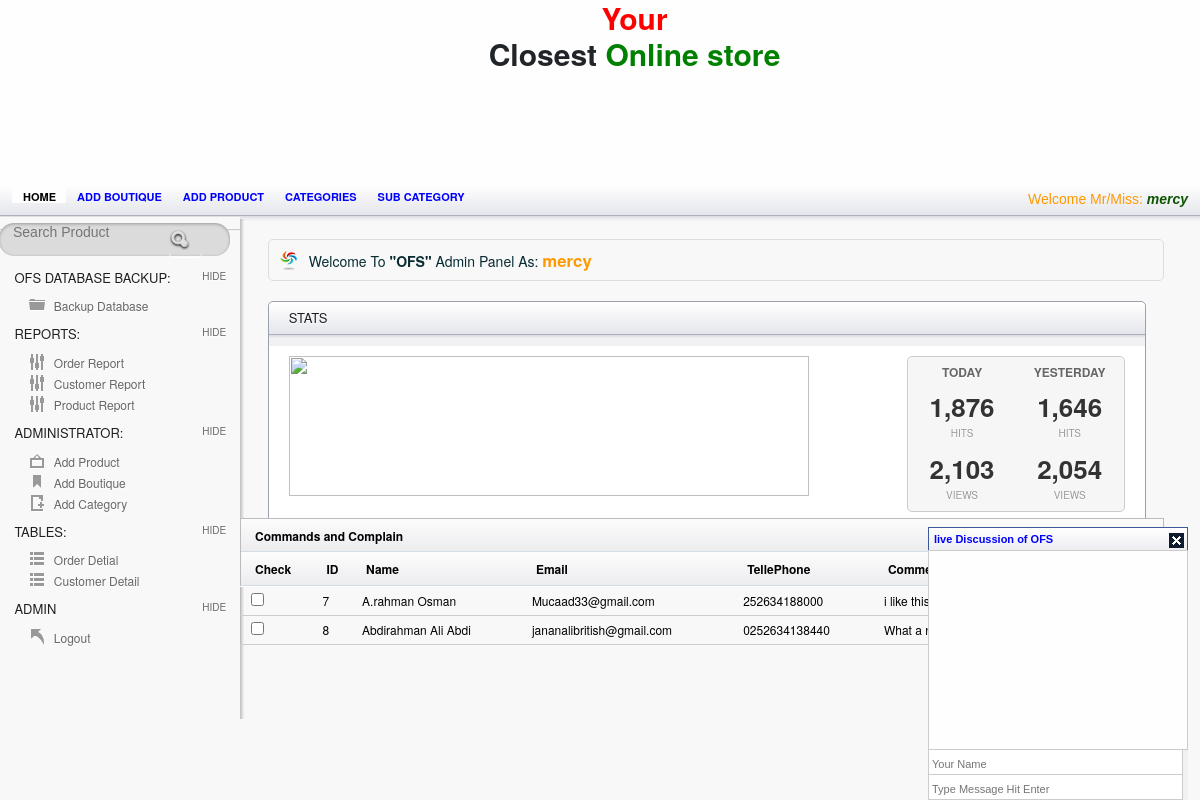
The app's page /Admin/index.php (signed in) with its own data.
### tables this page shows
CREATE TABLE `employee` (
  `Employee_ID` int(95) NOT NULL,
  `Employee_Name` varchar(25) NOT NULL,
  `Username` varchar(25) NOT NULL,
  `Password` varchar(25) NOT NULL,
  `Picture` varchar(255) NOT NULL
);

CREATE TABLE `contact` (
  `contact_id` int(11) NOT NULL,
  `Name` varchar(25) NOT NULL,
  `Email` varchar(29) NOT NULL,
  `Phone` varchar(29) NOT NULL,
  `Subject` varchar(100) NOT NULL
);

### session.php (called while the page is built, shortened)
<?php
include('config.php');
$check=$_SESSION['login_username'];
$session=mysqli_query($mysqli, "select Username from employee where Username='$check' ");
$row=mysqli_fetch_array($session);
$login_session=$row['Username'];
?>

### Admin/index.php (the view, shortened to what this page needs)
<?php
include("../session.php");
?>
<!doctype html>
<html lang="en">
    <head>
        <link href="css/bootstrap.min.css" rel="stylesheet" />
        <link href="css/bootstrap.min.css" rel="stylesheet" />
        <link rel="stylesheet" href="css/layout.css" type="text/css" media="screen" />
        <link rel="stylesheet" href="css/chatStyle.css" type="text/css" media="screen" />
    </head>
    <body>
        <div id="container">
            <div id="header">
                <div id="logo-banner">
                    <h1 align="center"><strong><font color="red"> Your</font><br/>  Closest<font color="green"> Online store</font></strong> </h1>
                    <div id="logo">
                    </div>
                    <div id="banner">
                    </div>
                </div>
            </div>
            <div id="content-wrap">
                <?php include_once 'includes/navigation.php'; ?>
                <?php include_once 'includes/side_menu.php'; ?>
                <section id="main" class="column">
                    <h4 class="alert_info">Welcome To <strong>"OFS"</strong> Admin Panel As: <?php echo "  " . "<font color='#f90'><big><b>" . $login_session . "</b></big></font>"; ?>  </h4>
                    <article class="module width_full">
                        <header><h3>Stats</h3></header>
                        <div class="module_content">
                            <article class="stats_graph">
                                <img src="http://chart.apis.google.com/chart?chxr=0,0,3000&chxt=y&chs=520x140&cht=lc&chco=76A4FB,80C65A&chd=s:Tdjpsvyvttmiihgmnrst,OTbdcfhhggcTUTTUadfk&chls=2|2&chma=40,20,20,30" width="520" height="140" alt="" />
                            </article>
                            <article class="stats_overview">
                                <div class="overview_today">
                                    <p class="overview_day">Today</p>
                                    <p class="overview_count">1,876</p>
                                    <p class="overview_type">Hits</p>
                                    <p class="overview_count">2,103</p>
                                    <p class="overview_type">Views</p>
                                </div>
                                <div class="overview_previous">
                                    <p class="overview_day">Yesterday</p>
                                    <p class="overview_count">1,646</p>
                                    <p class="overview_type">Hits</p>
                                    <p class="overview_count">2,054</p>
                                    <p class="overview_type">Views</p>
                                </div>
                            </article>
                        </div>
                    </article>
                    <?php
                    $result = mysqli_query($mysqli, "SELECT * FROM contact");
                    ?>
                    <div id="tab2" class="tab_content">
                        <table class="tablesorter" cellspacing="0">
                            <thead>
                            <thead><th colspan="7"> Commands and Complain </th></thead>
                            <thead>
                            <th>Check</th>
                            <th> ID</th>
                            <th> Name</th>
                            <th>Email</th>
                            <th>TellePhone</th>
                            <th>Comment</th>
                            <th>Actions</th>
                            </thead>
                            <tbody>
                                <?php while ($row = mysqli_fetch_array($result)) {
                                    ?>
                                    <tr>
                                        <td><input type="checkbox"></td>
                                        <td><?Php echo $row['contact_id']; ?></td>
                                        <td><?php echo $row['Name']; ?></td>
                                        <td><?php echo $row['Email']; ?></td>
                                        <td><?php echo $row['Phone']; ?></td>
                                        <td><?php echo $row['Subject']; ?></td>
                                        <td> <a href="conDelete.php?delete=<?php echo $row['contact_id']; ?>" onClick="del(this);" title="Delete" ><input type="image" src="images/icn_trash.png" title="Trash">  </a></td>
                                    </tr
                                <?php }mysqli_close($mysqli); ?>
                        </table>
                    </div>
                    <div class="shout_box">
                        <div class="header"> live Discussion of OFS <div class="close_btn">&nbsp;</div></div>
                        <div class="toggle_chat">
                            <div class="message_box">
                            </div>
                            <div class="user_info" class="admin">
                                <input name="shout_username"  id="shout_username" type="text" placeholder="Your Name" maxlength="15" />
                                <input name="shout_message" id="shout_message" type="text" placeholder="Type Message Hit Enter" maxlength="100" />
                            </div>
                        </div>
                    </div>
                    <div class="spacer"></div>
                </section>
            </div>
        </div>
    </body>
</html>

### Admin/includes/navigation.php
 <section id="secondary_bar">
    <nav>
        <ul>
            <li class="selected"><a href="index.php">Home</a></li>
            <li><a href="add_warehouse.php">Add Boutique</a></li>
            <li><a href="add_product.php">Add product</a></li>
            <li><a href="add_category.php">Categories</a></li>
            <li><a href="add_subcategory.php">Sub Category</a></li>
            <li class="logout"> <span class="check"> <?php echo "Welcome Mr/Miss:   " . "<font color='##fa5400'><i><b>" . $login_session . "</b></i></font>"; ?> </span></li>
        </ul>
    </nav>
</section>

### Admin/css/layout.css (style rules this page uses)
#container { width: 100%; margin: 0 auto; }
#header { overflow: hidden; margin: 0px auto; background: #fefefe; }
#logo-banner { overflow: hiddden; width: 1269px; height: 100px; position: relative; }
#logo { float: left; top: 0px; left: 0px; width: 290px; height: 105px; }
#banner { float: right; position: absolute; top: 0px; right: 0px; width: 520px; height: 35px; }
ol, ul { list-style: none; }
nav { margin-left: 1%; background-color: transparent; overflow: hidden; }
nav ul { margin: 0; padding: 0; }
nav ul li { float: left; }
.logout { margin-right: 1%; float:right; }
nav ul li a { color: blue; display: block; font-size: 11px; font-weight: bold; height: 20px; line-height: 20px; padding: 4px 10px 4px 11px; position: relative; text-decoration: none; text-transform: uppercase; }
nav ul li a:hover, nav ul li.selected a { color: #000; background:#fefefe; }
table { margin-top: 2%; margin-left: 5%; width: 60%; float: left; -webkit-border-radius: 20px; -moz-border-radius: 20px; border-radius: 20px; border: 1px solid #bbb; padding-bottom: 3%; }
table tr th, table tr td { color: #000; padding: 7px 4px; text-align: left; text-shadow: none; }
table tr td { color: #000; border-top: 1px solid #FFF; }
html, div, map, dt, isindex, form, header, aside, section, section, article, footer { display: block; }
html, body { height: 100%; margin: 0; padding: 0; font-family: "Helvetica Neue", Helvetica, Arial, Verdana, sans-serif; background: #F8F8F8; font-size: 12px; }
.spacer { height: 20px; }
section#secondary_bar { height: 38px; width: 100%; background: #F1F1F4 url(../images/secondary_bar.png) repeat-x; }
section#main { width: 77%; min-height: 500px; background: url(../images/sidebar_shadow.png) repeat-y left top; float: left; margin-top: -2px; }
#main h3 { color: #1F1F20; text-transform: uppercase; text-shadow: 0 1px 0 #fff; font-size: 13px; margin: 8px 20px; }
.module { border: 1px solid #9BA0AF; width: 100%; margin: 20px 3% 0 3%; margin-top: 20px; -webkit-border-radius: 5px; -moz-border-radius: 5px; border-radius: 5px; background: #ffffff; }
#main .module header h3 { display: block; width: 90%; float: left; }
.module header { padding-bottom: 5%; height: 38px; width: 100%; background: #F1F1F4 url(../images/secondary_bar.png) repeat-x; -webkit-border-top-left-radius: 5px; -webkit-border-top-right-radius: 5px; -moz-border-radius-topleft: 5px; -moz-border-radius-topright: 5px; border-top-left-radius: 5px; border-top-right-radius: 5px; }
.module_content { margin: 10px 20px; color: #666; }
.width_full { width: 95%; }
.stats_graph { width: 64%; float: left; }
.stats_overview { background: #F6F6F6; border: 1px solid #ccc; float: right; width: 26%; -webkit-border-radius: 5px; -moz-border-radius: 5px; border-radius: 5px; }
.overview_today, .overview_previous { width: 50%; float: left; }
.stats_overview p { margin: 0; padding: 0; text-align: center; text-transform: uppercase; text-shadow: 0 1px 0 #fff; }
.stats_overview p.overview_day { font-size: 12px; font-weight: bold; margin: 6px 0; }
.stats_overview p.overview_count { font-size: 26px; font-weight: bold; color: #333333; }
.stats_overview p.overview_type { font-size: 10px; color: #999999; margin-bottom: 8px }
.tablesorter { width: 100%; margin: -5px 0 0 0; }
.tablesorter td { margin: 0; padding: 0; border-bottom: 1px solid #ccc; }
.tablesorter td { padding: 5px 10px; }
#main h4.alert_info { display: block; width: 97%; margin: 20px 3% 0 3%; margin-top: 20px; -webkit-border-radius: 5px; -moz-border-radius: 5px; border-radius: 5px; background: url(../images/icn_alert_info.png) no-repeat; background-position: 10px 10px; border: 1px solid #ddd; color: #082B33; padding: 10px 0; text-indent: 40px; font-size: 14px; }
.check { font-family: "Trebuchet MS",Arial,Helvetica,sans-serif; font-size: 14px; text-transform: none; color: #f90; text-decoration: none!important; margin-top: 4%; display: inline-block; cursor: pointer!important; }
a { color: #fff; text-decoration: none; }

### records on screen
employee: Username "mercy"
contact: contact_id "7", Name "A.rahman Osman", Email "Mucaad33@gmail.com", Phone "252634188000", Subject "i like this…"
contact: contact_id "8", Name "Abdirahman Ali Abdi", Email "jananalibritish@gmail.com", Phone "0252634138440", Subject "What a…"
